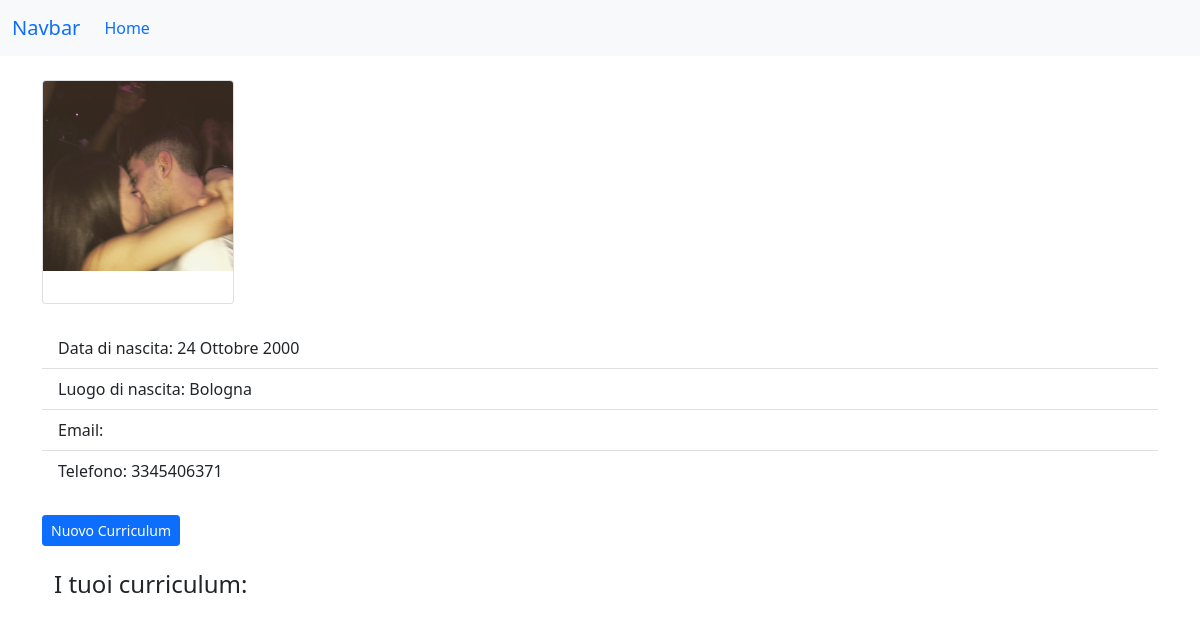
Page /app/1/profile/ on the earlier database version.
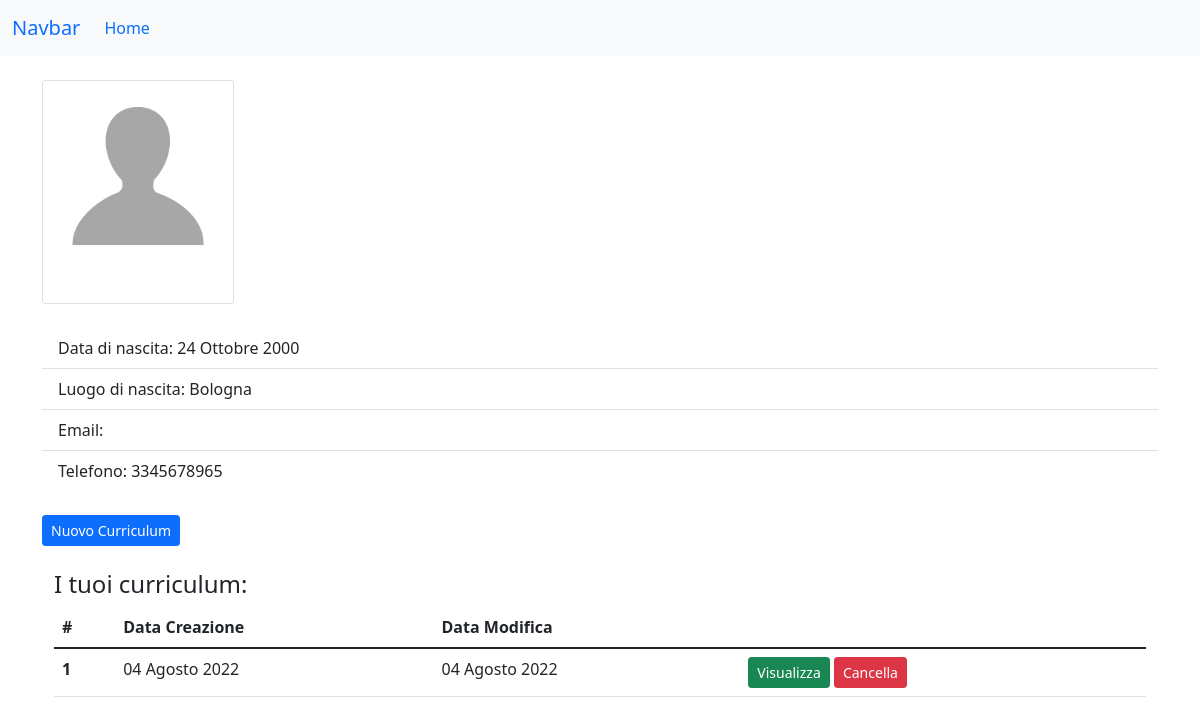
Same page on the later database version.
### CurriculatorApp/models.py (models this page shows, shortened)
class Profile(models.Model):
    user = models.OneToOneField(User, on_delete=models.CASCADE)
    data_nascita = models.DateField(null=True)
    luogo_nascita = models.CharField(max_length=50, null=True, blank=True)
    sesso = models.CharField(max_length=1, choices=(('M', 'Maschio'), ('F', 'Femmina')), null=True)
    telefono = models.CharField(max_length=20, null=True, blank=False)
    foto = models.ImageField(null=True, blank=True, upload_to='images', default='static/images/unknow.png')
    class Meta:
        verbose_name_plural = "Profili"

class Curriculum(models.Model):
    profilo = models.ForeignKey(Profile, on_delete=models.CASCADE)
    data_creazione = models.DateField(default=datetime.date.today)
    data_modifica = models.DateField(default=datetime.date.today)
    class Meta:
        verbose_name_plural = "Curriculum"

### CurriculatorApp/views.py (the view)
# urls.py: path('<int:pk>/profile/', Profilo.as_view(), name='profilo'),
class Profilo(DetailView):
    template_name = 'profile/profilo_view.html'
    model = Profile
    def get_context_data(self, **kwargs):
        context = super(Profilo, self).get_context_data(**kwargs)
        context['curriculum'] = Curriculum.objects.all()
        return context

### templates/profile/profilo_view.html (shortened to what this page needs)
{% extends 'Curriculator/base.html' %}
{% block content %}
    <div class="container">
        <div class="card" style="width: 12rem;">
            <img src="{{ object.foto.url }}" class="card-img-top" alt="...">
            <div class="card-body">
            </div>
        </div>
        <br>
        <div class="">
        <ul class="list-group list-group-flush">
            <li class="list-group-item">Data di nascita: {{ object.data_nascita }}</li>
            <li class="list-group-item">Luogo di nascita: {{ object.luogo_nascita }}</li>
            <li class="list-group-item">Email: {{ user.email }}</li>
            <li class="list-group-item">Telefono: {{ object.telefono }}</li>
        </ul>
        </div>
        <br>
        <a class="btn btn-primary btn-sm" onclick="location.href='{% url 'CurriculatorApp:crea-curriculum'%}'">Nuovo Curriculum</a>
        <div class="container">
        <br>
        <h4> I tuoi curriculum: </h4>
            {% for item in curriculum %}
                {% if item.profilo.id == object.id %}
                    <table class="table">
                        <thead>
                        <tr>
                            <th scope="col">#</th>
                            <th scope="col" >Data Creazione</th>
                            <th scope="col">Data Modifica</th>
                        </tr>
                        </thead>
                        <tbody>
                        <tr>
                            <th scope="row">{{ item.id }}</th>
                            <td>{{ item.data_creazione }}</td>
                            <td>{{ item.data_modifica }}</td>
                            <td>
                                <a class="btn btn-success btn-sm" href="{% url 'CurriculatorApp:dettagli-curriculum' pk=item.pk%}">
                                    Visualizza </a>
                                <a class="btn btn-danger btn-sm" href="{% url 'CurriculatorApp:cancella-curriculum' pk=item.pk %}">
                                Cancella</a>
                            </td>
                        </tr>
                        </tbody>
                    </table>
                {% endif %}
            {% endfor %}
        </div>
    </div>
{% endblock %}

### templates/Curriculator/base.html (shortened to what this page needs)
<!doctype html>
<html lang="en">
  <head>
    <link href="https://cdn.jsdelivr.net/npm/bootstrap@5.1.3/dist/css/bootstrap.min.css" rel="stylesheet">
  </head>
  <body>
  {% include 'Curriculator/navbar.html' %}
  <br>
    {% block content %}
     {% endblock %}
  </body>
</html>

### templates/Curriculator/navbar.html (shortened to what this page needs)
<nav class="navbar navbar-expand-lg bg-light">
  <div class="container-fluid">
    <a class="navbar-brand" href="#">Navbar</a>
    <div class="collapse navbar-collapse" id="navbarNavAltMarkup">
      <div class="navbar-nav">
        <a class="nav-link active" aria-current="page" href="/">Home</a>
      </div>
    </div>
  </div>
</nav>

Differences in the rows shown:
changed Profile "Bologna": foto: a different picture; telefono "3345406371" → "3345678965"
added Curriculum: id "1", data_creazione "04 Agosto 2022", data_modifica "04 Agosto 2022"
